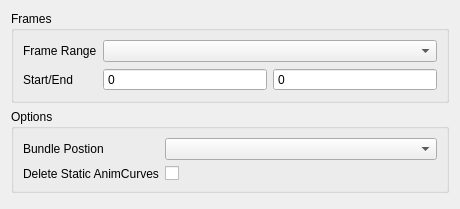
<?xml version="1.0" encoding="UTF-8"?>
<ui version="4.0">
 <class>Form</class>
 <widget class="QWidget" name="Form">
  <property name="geometry">
   <rect>
    <x>0</x>
    <y>0</y>
    <width>460</width>
    <height>209</height>
   </rect>
  </property>
  <property name="windowTitle">
   <string>Form</string>
  </property>
  <layout class="QVBoxLayout" name="verticalLayout">
   <item>
    <widget class="QGroupBox" name="frameRangeOptions_groupBox">
     <property name="title">
      <string>Frames</string>
     </property>
     <layout class="QFormLayout" name="frameRangeOptions_layout">
      <item row="0" column="0">
       <widget class="QLabel" name="frameRangeModeLabel">
        <property name="text">
         <string>Frame Range</string>
        </property>
       </widget>
      </item>
      <item row="0" column="1">
       <widget class="QComboBox" name="frameRangeModeComboBox"/>
      </item>
      <item row="1" column="0">
       <widget class="QLabel" name="frameRangeLabel">
        <property name="text">
         <string>Start/End</string>
        </property>
       </widget>
      </item>
      <item row="1" column="1">
       <layout class="QHBoxLayout" name="frameRangeMode_layout">
        <item>
         <widget class="QSpinBox" name="frameRangeStartSpinBox">
          <property name="buttonSymbols">
           <enum>QAbstractSpinBox::NoButtons</enum>
          </property>
          <property name="maximum">
           <number>999999</number>
          </property>
         </widget>
        </item>
        <item>
         <widget class="QSpinBox" name="frameRangeEndSpinBox">
          <property name="buttonSymbols">
           <enum>QAbstractSpinBox::NoButtons</enum>
          </property>
          <property name="prefix">
           <string/>
          </property>
          <property name="maximum">
           <number>999999</number>
          </property>
         </widget>
        </item>
       </layout>
      </item>
     </layout>
    </widget>
   </item>
   <item>
    <widget class="QGroupBox" name="options_groupBox">
     <property name="title">
      <string>Options</string>
     </property>
     <layout class="QFormLayout" name="formLayout">
      <item row="0" column="0">
       <widget class="QLabel" name="bundlePositionModeLabel">
        <property name="text">
         <string>Bundle Postion</string>
        </property>
       </widget>
      </item>
      <item row="0" column="1">
       <widget class="QComboBox" name="bundlePositionModeComboBox"/>
      </item>
      <item row="1" column="0">
       <widget class="QLabel" name="deleteStaticAnimCurvesLabel">
        <property name="text">
         <string>Delete Static AnimCurves</string>
        </property>
       </widget>
      </item>
      <item row="1" column="1">
       <widget class="QCheckBox" name="deleteStaticAnimCurvesCheckBox"/>
      </item>
     </layout>
    </widget>
   </item>
   <item>
    <spacer name="verticalSpacer">
     <property name="orientation">
      <enum>Qt::Vertical</enum>
     </property>
     <property name="sizeHint" stdset="0">
      <size>
       <width>20</width>
       <height>40</height>
      </size>
     </property>
    </spacer>
   </item>
  </layout>
 </widget>
 <resources/>
 <connections/>
</ui>
